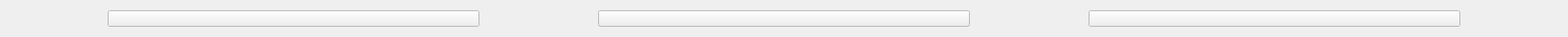
<?xml version="1.0" encoding="UTF-8"?>
<ui version="4.0">
 <class>Form</class>
 <widget class="QWidget" name="Form">
  <property name="geometry">
   <rect>
    <x>0</x>
    <y>0</y>
    <width>2110</width>
    <height>50</height>
   </rect>
  </property>
  <property name="sizePolicy">
   <sizepolicy hsizetype="Preferred" vsizetype="Preferred">
    <horstretch>0</horstretch>
    <verstretch>0</verstretch>
   </sizepolicy>
  </property>
  <property name="maximumSize">
   <size>
    <width>16777215</width>
    <height>50</height>
   </size>
  </property>
  <property name="windowTitle">
   <string>Form</string>
  </property>
  <layout class="QHBoxLayout" name="horizontalLayout">
   <item>
    <widget class="QPushButton" name="openButton">
     <property name="minimumSize">
      <size>
       <width>500</width>
       <height>0</height>
      </size>
     </property>
     <property name="maximumSize">
      <size>
       <width>500</width>
       <height>16777215</height>
      </size>
     </property>
     <property name="text">
      <string/>
     </property>
    </widget>
   </item>
   <item>
    <spacer name="horizontalSpacer">
     <property name="orientation">
      <enum>Qt::Horizontal</enum>
     </property>
     <property name="sizeType">
      <enum>QSizePolicy::Fixed</enum>
     </property>
     <property name="sizeHint" stdset="0">
      <size>
       <width>20</width>
       <height>10</height>
      </size>
     </property>
    </spacer>
   </item>
   <item>
    <widget class="QPushButton" name="photoButton">
     <property name="minimumSize">
      <size>
       <width>500</width>
       <height>0</height>
      </size>
     </property>
     <property name="maximumSize">
      <size>
       <width>500</width>
       <height>16777215</height>
      </size>
     </property>
     <property name="text">
      <string/>
     </property>
    </widget>
   </item>
   <item>
    <spacer name="horizontalSpacer_2">
     <property name="orientation">
      <enum>Qt::Horizontal</enum>
     </property>
     <property name="sizeType">
      <enum>QSizePolicy::Fixed</enum>
     </property>
     <property name="sizeHint" stdset="0">
      <size>
       <width>20</width>
       <height>10</height>
      </size>
     </property>
    </spacer>
   </item>
   <item>
    <widget class="QPushButton" name="saveButton">
     <property name="minimumSize">
      <size>
       <width>500</width>
       <height>0</height>
      </size>
     </property>
     <property name="maximumSize">
      <size>
       <width>500</width>
       <height>16777215</height>
      </size>
     </property>
     <property name="text">
      <string/>
     </property>
    </widget>
   </item>
  </layout>
 </widget>
 <resources/>
 <connections/>
</ui>
